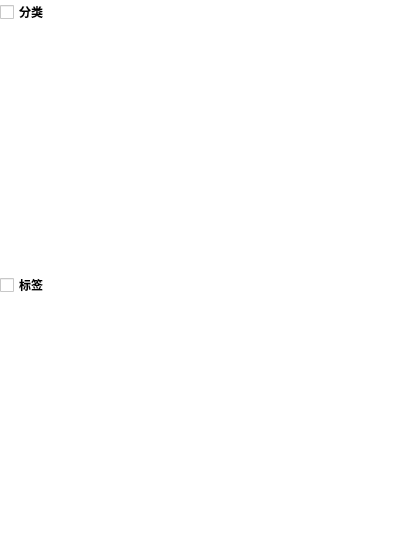
<?xml version="1.0" encoding="UTF-8"?>
<ui version="4.0">
 <class>CategoriesAndLabelsListWidget</class>
 <widget class="QWidget" name="CategoriesAndLabelsListWidget">
  <property name="geometry">
   <rect>
    <x>0</x>
    <y>0</y>
    <width>400</width>
    <height>540</height>
   </rect>
  </property>
  <property name="windowTitle">
   <string>Form</string>
  </property>
  <property name="styleSheet">
   <string notr="true">background-color:white
</string>
  </property>
  <layout class="QGridLayout" name="gridLayout">
   <property name="leftMargin">
    <number>0</number>
   </property>
   <property name="topMargin">
    <number>0</number>
   </property>
   <property name="rightMargin">
    <number>0</number>
   </property>
   <property name="bottomMargin">
    <number>0</number>
   </property>
   <property name="spacing">
    <number>0</number>
   </property>
   <item row="0" column="0">
    <widget class="QScrollArea" name="scrollArea">
     <property name="frameShape">
      <enum>QFrame::NoFrame</enum>
     </property>
     <property name="widgetResizable">
      <bool>true</bool>
     </property>
     <widget class="QWidget" name="scrollAreaWidgetContents">
      <property name="geometry">
       <rect>
        <x>0</x>
        <y>0</y>
        <width>400</width>
        <height>540</height>
       </rect>
      </property>
      <layout class="QVBoxLayout" name="verticalLayout">
       <property name="leftMargin">
        <number>0</number>
       </property>
       <property name="topMargin">
        <number>0</number>
       </property>
       <property name="rightMargin">
        <number>0</number>
       </property>
       <property name="bottomMargin">
        <number>0</number>
       </property>
       <item>
        <widget class="QCheckBox" name="categoriesCheckBox">
         <property name="font">
          <font>
           <weight>75</weight>
           <bold>true</bold>
          </font>
         </property>
         <property name="text">
          <string>分类</string>
         </property>
        </widget>
       </item>
       <item>
        <widget class="QListView" name="categoriesListView">
         <property name="frameShape">
          <enum>QFrame::NoFrame</enum>
         </property>
        </widget>
       </item>
       <item>
        <widget class="QCheckBox" name="labelCheckBox">
         <property name="font">
          <font>
           <weight>75</weight>
           <bold>true</bold>
          </font>
         </property>
         <property name="text">
          <string>标签</string>
         </property>
        </widget>
       </item>
       <item>
        <widget class="QListView" name="labelListView">
         <property name="frameShape">
          <enum>QFrame::NoFrame</enum>
         </property>
        </widget>
       </item>
      </layout>
     </widget>
    </widget>
   </item>
  </layout>
 </widget>
 <resources/>
 <connections>
  <connection>
   <sender>categoriesCheckBox</sender>
   <signal>toggled(bool)</signal>
   <receiver>categoriesListView</receiver>
   <slot>setVisible(bool)</slot>
   <hints>
    <hint type="sourcelabel">
     <x>136</x>
     <y>16</y>
    </hint>
    <hint type="destinationlabel">
     <x>144</x>
     <y>115</y>
    </hint>
   </hints>
  </connection>
  <connection>
   <sender>labelCheckBox</sender>
   <signal>toggled(bool)</signal>
   <receiver>labelListView</receiver>
   <slot>setVisible(bool)</slot>
   <hints>
    <hint type="sourcelabel">
     <x>44</x>
     <y>288</y>
    </hint>
    <hint type="destinationlabel">
     <x>75</x>
     <y>390</y>
    </hint>
   </hints>
  </connection>
 </connections>
</ui>
